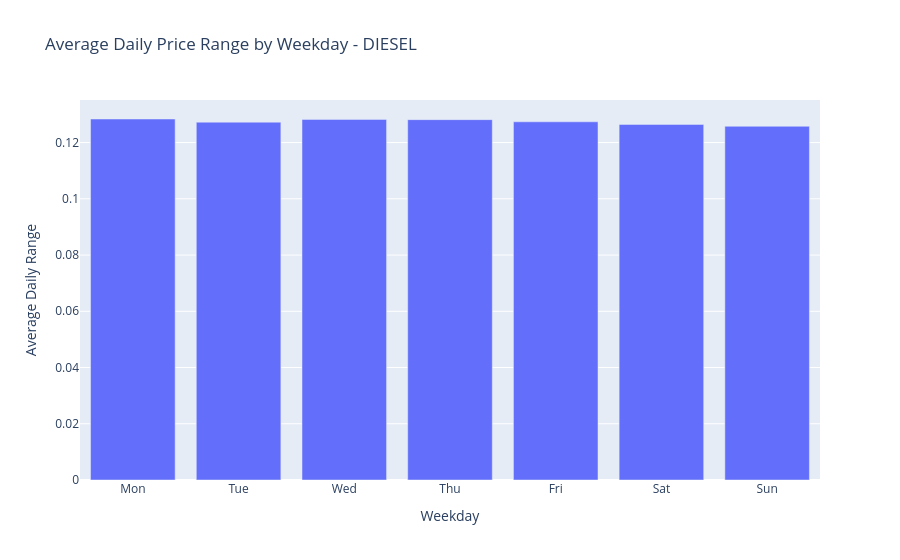

Notebook code for this chart:
### Code cell
import plotly.graph_objects as go

weekday_vol = (
    df.filter(pl.col("fuel_type") == fuel_type)
    .with_columns(
        pl.col("date").dt.weekday().alias("weekday")
    )
    .group_by("weekday")
    .agg(
        pl.mean("daily_range").alias("avg_daily_range")
    )
    .sort("weekday")
)

weekday_map = {
    1: "Mon",
    2: "Tue",
    3: "Wed",
    4: "Thu",
    5: "Fri",
    6: "Sat",
    7: "Sun",
}

labels = [weekday_map.get(x, str(x)) for x in weekday_vol["weekday"].to_list()]

fig = go.Figure(
    data=[
        go.Bar(
            x=labels,
            y=weekday_vol["avg_daily_range"].to_list()
        )
    ]
)

fig.update_layout(
    title=f"Average Daily Price Range by Weekday - {fuel_type.upper()}",
    xaxis_title="Weekday",
    yaxis_title="Average Daily Range"
)

fig.show()

### Figure 1 — Plotly figure (JSON) as saved in the notebook; plotly's stock layout.template omitted (floating-point values rounded to 4 significant figures)
{"data": [{"type": "bar", "x": ["Mon", "Tue", "Wed", "Thu", "Fri", "Sat", "Sun"], "y": [0.1284, 0.1273, 0.1282, 0.1282, 0.1274, 0.1265, 0.1258]}], "layout": {"title": {"text": "Average Daily Price Range by Weekday - DIESEL"}, "xaxis": {"title": {"text": "Weekday"}}, "yaxis": {"title": {"text": "Average Daily Range"}}}}
